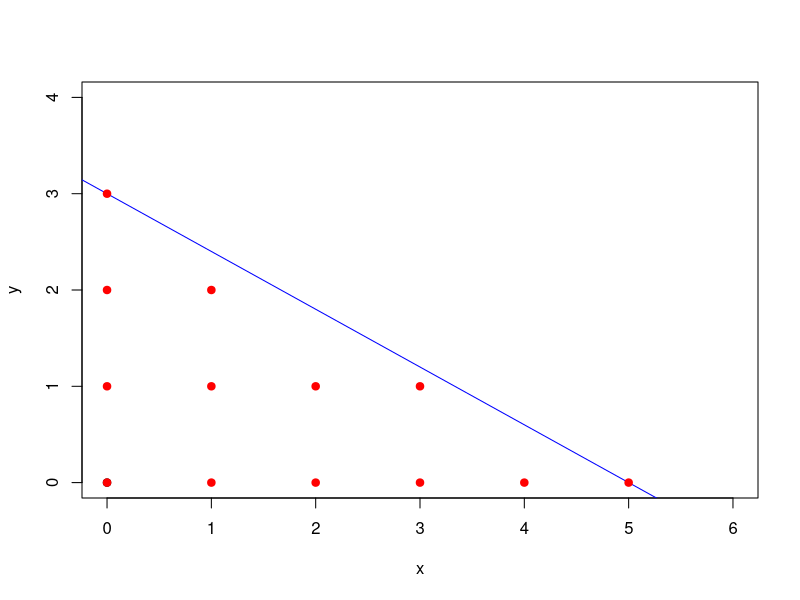

Generate this figure with R:
## ---- chunk 1
  plot(0, 0, pch=19, col='black', xlim=c(0, 6), ylim=c(0,4), xlab='x', ylab='y')
  abline(3, -3/5, col='blue') # 6x + 10y <= 30
  #panel.ablineq(3, -3/5, col='blue') # 6x + 10y <= 30
  x <- 0:5
  y <- 0:3
  for (i in x) {
    for (j in y) {
      if (6 * i + 10 * j <= 30) {
        points(i, j, pch=19, col='red')
      }
    }
  }
